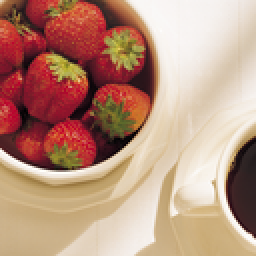
%> input picture HWs/HW7/Q1/image.tif, 128 x 128 px, shrunk from 666 x 666 before the run (shown 2 times larger)
$ octave main.m   (GNU Octave 9; MATLAB toolbox functions it lacks are replaced by stand-ins)
%> lines starting %> are read from the running program, lines starting %| are printed output that depends on the picture
%> further down, img is the input picture: size 128x128x3 uint8; mean R, G, B 186.3, 145.9, 126.5
### HWs/HW7/Q1/a.m
%**************************************************************************
% This is 'a' function for part 'a' of question 1                         *
% In this function we first calculate absolute distance value between     *
% pixels and safe colors, then convert colors to nearest one              *
%                                                                         *
% Inputs:  img: original image                                            *
%                                                                         *
% Outputs: safeColor: converted image to safe colors                      *
%**************************************************************************
function safeColor = a(img)
    for i=1:size(img,1)
        for j=1:size(img,2)
            tempR = zeros(6,1);
            tempG = zeros(6,1);
            tempB = zeros(6,1);

            tempR(1) = abs(img(i,j,1) - 0);
            tempR(2) = abs(img(i,j,1) - 51);
            tempR(3) = abs(img(i,j,1) - 102);
            tempR(4) = abs(img(i,j,1) - 153);
            tempR(5) = abs(img(i,j,1) - 194);
            tempR(6) = abs(img(i,j,1) - 255);
            if min(tempR) == tempR(1)
                img(i,j,1) = 0;
            elseif min(tempR) == tempR(2)
                img(i,j,1) = 51;
            elseif min(tempR) == tempR(3)
                img(i,j,1) = 102;
            elseif min(tempR) == tempR(4)
                img(i,j,1) = 153;
            elseif min(tempR) == tempR(5)
                img(i,j,1) = 194;
            elseif min(tempR) == tempR(6)
                img(i,j,1) = 255;
            end

            tempG(1) = abs(img(i,j,2) - 0);
            tempG(2) = abs(img(i,j,2) - 51);
            tempG(3) = abs(img(i,j,2) - 102);
            tempG(4) = abs(img(i,j,2) - 153);
            tempG(5) = abs(img(i,j,2) - 194);
            tempG(6) = abs(img(i,j,2) - 255);
            if min(tempG) == tempG(1)
                img(i,j,2) = 0;
            elseif min(tempG) == tempG(2)
                img(i,j,2) = 51;
            elseif min(tempG) == tempG(3)
                img(i,j,2) = 102;
            elseif min(tempG) == tempG(4)
                img(i,j,2) = 153;
            elseif min(tempG) == tempG(5)
                img(i,j,2) = 194;
            elseif min(tempG) == tempG(6)
                img(i,j,2) = 255;
            end

            tempB(1) = abs(img(i,j,3) - 0);
            tempB(2) = abs(img(i,j,3) - 51);
            tempB(3) = abs(img(i,j,3) - 102);
            tempB(4) = abs(img(i,j,3) - 153);
            tempB(5) = abs(img(i,j,3) - 194);
            tempB(6) = abs(img(i,j,3) - 255);
            if min(tempB) == tempB(1)
                img(i,j,3) = 0;
            elseif min(tempB) == tempB(2)
                img(i,j,3) = 51;
            elseif min(tempB) == tempB(3)
                img(i,j,3) = 102;
            elseif min(tempB) == tempB(4)
                img(i,j,3) = 153;
            elseif min(tempB) == tempB(5)
                img(i,j,3) = 194;
            elseif min(tempB) == tempB(6)
                img(i,j,3) = 255;
            end

        end
    end
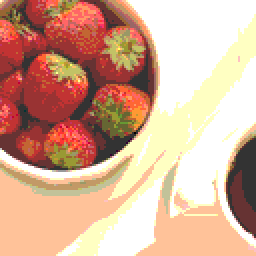
%> img: size 128x128x3 uint8 (shown 2 times larger); mean R, G, B 213.5, 171.8, 148
%> after the loop, tempB = [129; 78; 27; 0; 0; 0]; tempG = [177; 126; 75; 24; 0; 0]; tempR = [206; 155; 104; 53; 12; 0]
    safeColor = img;
end

### HWs/HW7/Q1/b.m
%**************************************************************************
% This is 'b' function for part 'b' of question 1                         *
% In this function we first calculate frequency of all safe colors        *
% occurness in image pixels and find dominant color                       *
% then calculate distance of all colors from dominant one with specific   *
% distances that declare in program code. finally label to all pixels     *
% according to distances and give each label one specific color           *
%                                                                         *
% Inputs:  img: safe color image                                          *
%          original: original image                                       *
%                                                                         *
% Outputs: there is no output                                             *
%**************************************************************************
function b(img,original)
    img = double(img);
%> img: size 128x128x3 double
    safeColor = uint8(img);
    frequency = double(zeros(256,256,256));

    for i=1:size(img,1)
        for j=1:size(img,2)
            frequency(img(i,j,1)+1,img(i,j,2)+1,img(i,j,3)+1) = ...
                frequency(img(i,j,1)+1,img(i,j,2)+1,img(i,j,3)+1) + 1;
        end
    end

    [x,y,z] = ind2sub(size(frequency),find(frequency == max(max(max(frequency)))));
%> x = 256; y = 256; z = 256

    color1 = [ x-1 ; y-1 ; z-1 ];
%> color1 = [255; 255; 255]

    label = zeros(size(img,1),size(img,2));
    distance = zeros(size(img,1),size(img,2));

    for i=1:size(img,1)
        for j=1:size(img,2)
            distance(i,j) = sqrt( (img(i,j,1)-color1(1))^2 + ...
                (img(i,j,2)-color1(2))^2 + ...
                (img(i,j,3)-color1(3))^2 );
        end
    end
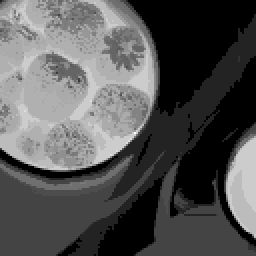
%> distance: size 128x128 double (shown 2 times larger); min 0, max 441.7, mean 147.8; drawn with min black and max white

    D1=0;
    D2=200;
    D3=300;

    for i=1:size(img,1)
        for j=1:size(img,2)
            if distance(i,j) == D1
                label(i,j) = 1;
                continue;
            elseif distance(i,j) > D1 && distance(i,j) <= D2
                label(i,j) = 2;
                continue;
            elseif distance(i,j) > D2 && distance(i,j) <= D3
                label(i,j) = 3;
                continue;
            else
                continue;
            end
        end
    end
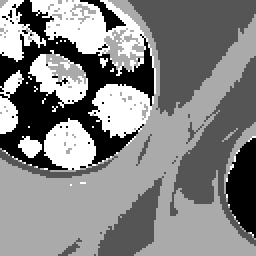
%> label: size 128x128 double (shown 2 times larger); min 0, max 3, mean 1.57; drawn with min black and max white

    for i=1:size(label,1)
        for j=1:size(label,2)
            if label(i,j) == 1
                img(i,j,1) = 255;
                img(i,j,2) = 0;
                img(i,j,3) = 0;
                continue;
            elseif label(i,j) == 2
                img(i,j,1) = 0;
                img(i,j,2) = 255;
                img(i,j,3) = 0;
                continue;
            elseif label(i,j) == 3
                img(i,j,1) = 0;
                img(i,j,2) = 0;
                img(i,j,3) = 255;
                continue;
            else
                img(i,j,1) = 80;
                img(i,j,2) = 80;
                img(i,j,3) = 80;
                continue;
            end
        end
    end
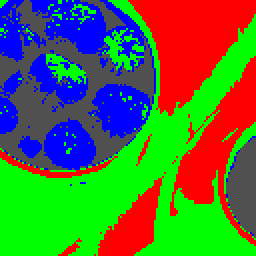
%> img: size 128x128x3 double (shown 2 times larger); mean R, G, B 79.8, 112.3, 60.2

    subplot(2,2,1);
    imshow(original,[]);
    title('original image');
    subplot(2,2,2);
    imshow(safeColor,[]);
    title('safe color converted');
    subplot(2,2,3.5);
    imshow(uint8(img),[]);
    title('red is color1(D=0), green is color2(0<D<D1),blue is color3(D1<D<D2) and grey is color4(D>D2)');
end

### HWs/HW7/Q1/main.m
%**************************************************************************
% This is main function for question 1 of Home work 7                     *
% In main function first we read image                                    *
% then call 'a' function to convert image colors to safe colors           *
% after that call 'b' function to segment colors as question want         *
%**************************************************************************
clear all;
clc;
img = imread('image.tif');

safeColor = a(img);
b(safeColor,img);
